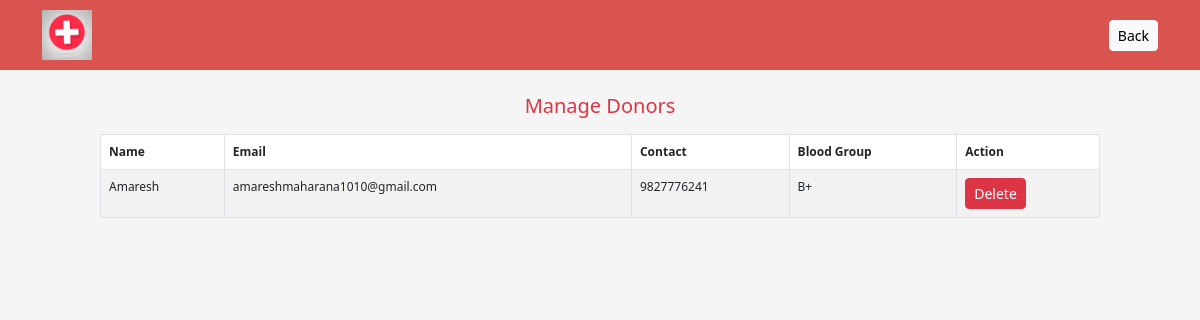
The app's page /donationapp/manage-donors/, older data.
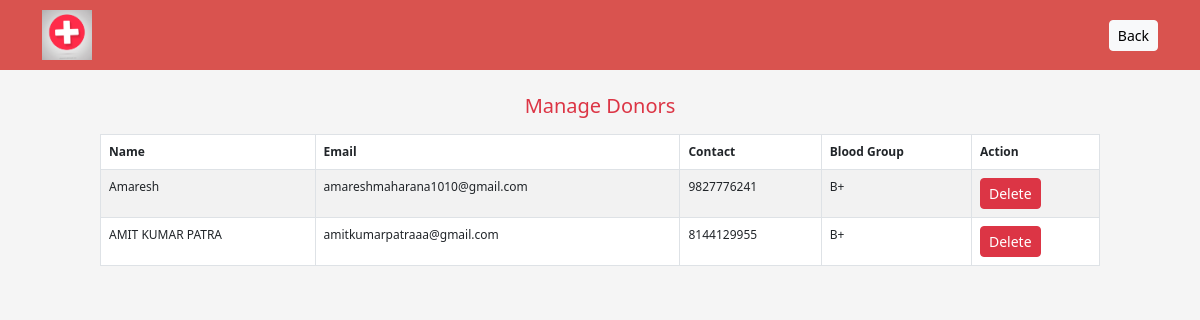
The same page, newer data.
### donationapp/models.py (models this page shows, shortened)
class Donor(models.Model):
    name = models.CharField(max_length=100)
    email = models.EmailField()
    contact = models.CharField(max_length=15, validators=[mobile_validator])
    address = models.TextField()
    aadhaar = models.CharField(
        max_length=12,
        validators=[aadhaar_validator],
        unique=True
    )
    father_name = models.CharField(max_length=100, blank=True, null=True)
    age = models.IntegerField(
        validators=[
            MinValueValidator(18, message="Donor must be at least 18 years old"),
            MaxValueValidator(65, message="Donor must be below 65 years old")
        ]
    )
    state = models.CharField(max_length=100)
    district = models.CharField(max_length=100)
    pin_code = models.CharField(max_length=6, validators=[pincode_validator])
    blood_group = models.CharField(max_length=5, choices=BloodGroupChoices.choices)
    photo = models.ImageField(upload_to='donor_photos/')
    dob = models.DateField()
    gender = models.CharField(max_length=10, choices=GenderChoices.choices)
    profession = models.CharField(max_length=20, choices=ProfessionChoices.choices)
    role = models.CharField(
        max_length=20,
        choices=RoleChoices.choices,
        default=RoleChoices.DONOR
    )
    created_at = models.DateTimeField(auto_now_add=True)
    updated_at = models.DateTimeField(auto_now=True)
    class Meta:
        verbose_name_plural = "Donors"
        indexes = [
            models.Index(fields=['blood_group']),
            models.Index(fields=['state', 'district']),
            models.Index(fields=['aadhaar']),
        ]

### donationapp/views.py (the view)
# urls.py: path('manage-donors/', views.manage_donors, name='manage_donors'),
def manage_donors(request):
    if 'delete' in request.GET:
        donor_id = request.GET.get('delete')
        Donor.objects.filter(id=donor_id).delete()
        return redirect('manage_donors')
    donors = Donor.objects.all()
    return render(request, 'donationapp/managedonor.html', {'donors': donors})

### templates/donationapp/managedonor.html (shortened to what this page needs)
<!DOCTYPE html>
<html lang="en">
<head>
  {% load static %}
  <link href="https://cdn.jsdelivr.net/npm/bootstrap@5.3.0/dist/css/bootstrap.min.css" rel="stylesheet">
</head>
<body>
<header>
  <div class="container d-flex align-items-center justify-content-between">
    <a href="{% url 'home' %}">
      <img src="{% static 'img/image/b12.jpg' %}" alt="Logo" height="50" width="50">
    </a>
    <a href="{% url 'dashboard' %}" class="btn btn-sm btn-light">Back</a>
  </div>
</header>
<div class="container my-4">
  <div class="form-section" style="max-width: 1000px; margin: auto;">
    <h5 class="text-center text-danger mb-3">Manage Donors</h5>
    <table class="table table-bordered table-striped">
      <thead>
        <tr>
          <th>Name</th><th>Email</th><th>Contact</th><th>Blood Group</th><th>Action</th>
        </tr>
      </thead>
      <tbody>
        {% for donor in donors %}
        <tr>
          <td>{{ donor.name }}</td>
          <td>{{ donor.email }}</td>
          <td>{{ donor.contact }}</td>
          <td>{{ donor.blood_group }}</td>
          <td>
            <a href="?delete={{ donor.id }}" class="btn btn-sm btn-danger"
               onclick="return confirm('Are you sure you want to delete this donor?')">Delete</a>
          </td>
        </tr>
        {% endfor %}
      </tbody>
    </table>
  </div>
</div>
</body>
</html>

### templates/donationapp/managedonor.html (style rules this page uses)
body { background-color: #f5f5f5; font-size: 12px; }
header { background-color: #d9534f; padding: 10px 0; }
.table th, .table td { font-size: 12px; }

Row changes from the older to the newer data that the page shows:
added Donor: name "AMIT KUMAR PATRA", email "amitkumarpatraaa@gmail.com", contact "8144129955", blood_group "B+"
